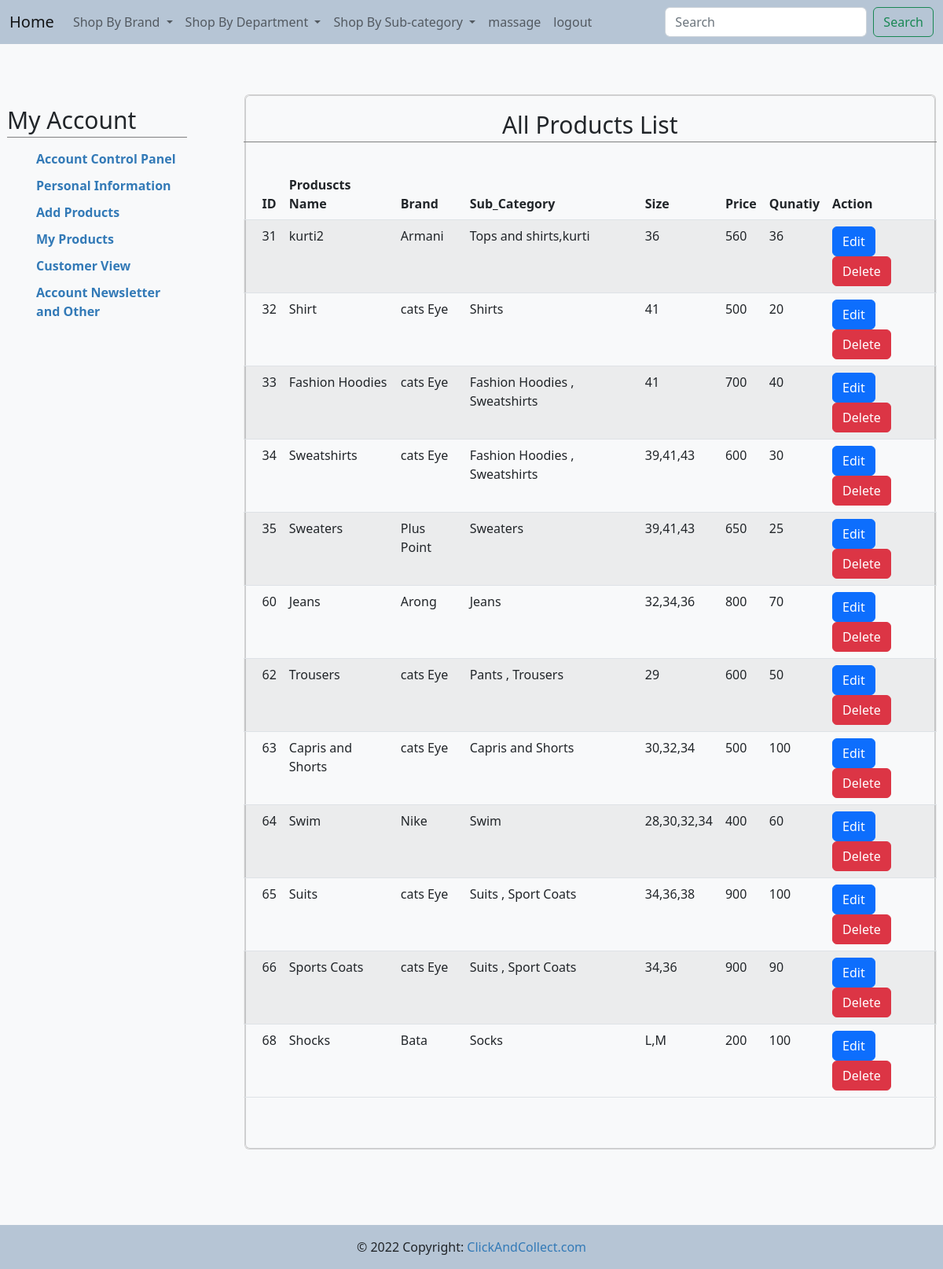
Page /seller/allproducts.php (signed in) on the earlier database version.
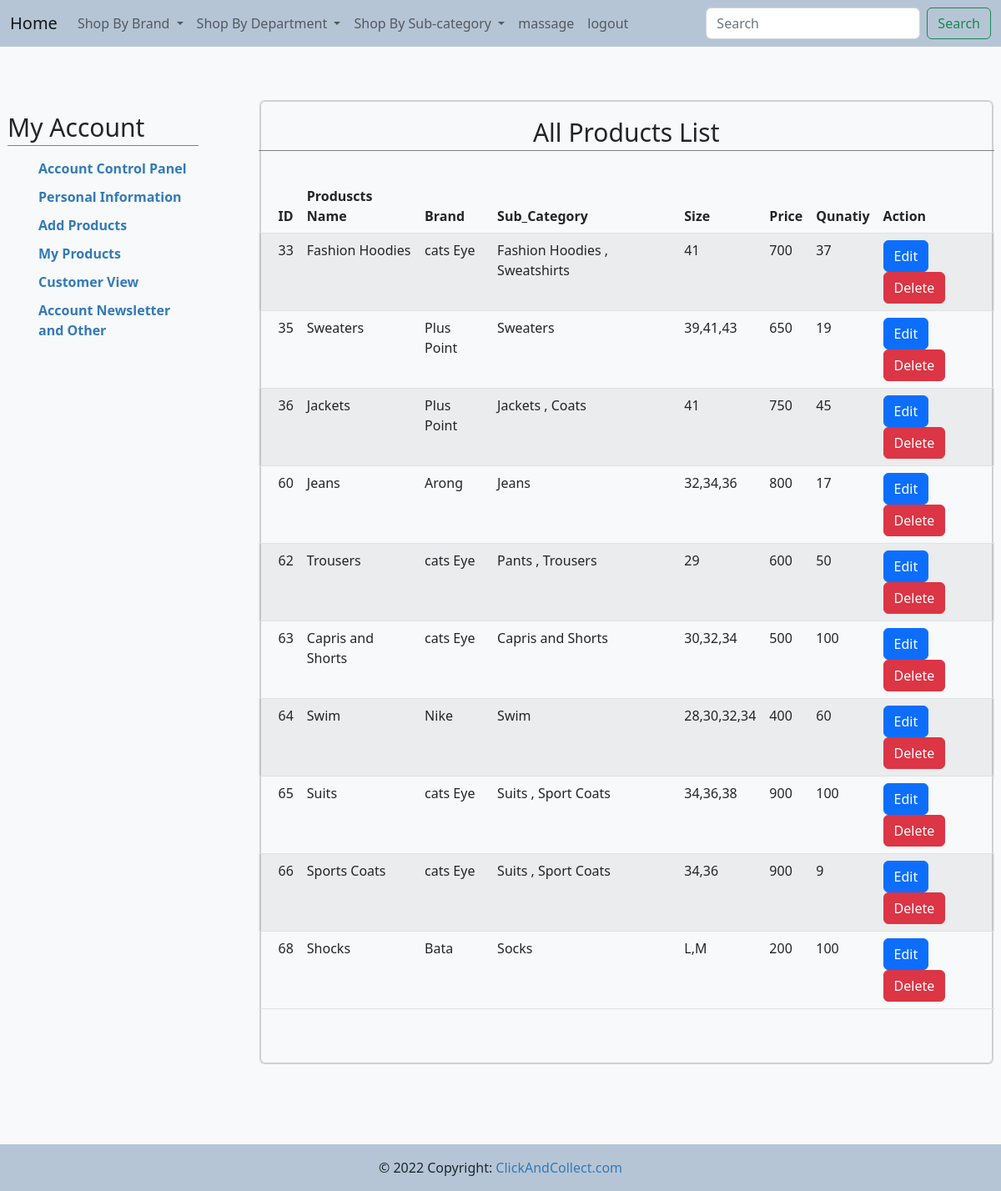
Same page on the later database version.
### tables this page shows
CREATE TABLE IF NOT EXISTS `products` (
  `p_id` int(11) NOT NULL AUTO_INCREMENT,
  `name` varchar(100) DEFAULT NULL,
  `b_id` int(11) DEFAULT NULL,
  `sub_id` int(11) DEFAULT NULL,
  `s_id` int(11) NOT NULL,
  `size` varchar(100) DEFAULT NULL,
  `description` varchar(200) DEFAULT NULL,
  `prev_price` varchar(255) NOT NULL,
  `price` double DEFAULT NULL,
  `quantity` int(11) DEFAULT NULL,
  `status` int(11) NOT NULL,
  PRIMARY KEY (`p_id`),
  KEY `FK_brand1` (`b_id`),
  KEY `FK_catagory1` (`sub_id`),
  KEY `FK_seller` (`s_id`)
);

CREATE TABLE IF NOT EXISTS `brand` (
  `b_id` int(11) NOT NULL AUTO_INCREMENT,
  `name` varchar(100) DEFAULT NULL,
  PRIMARY KEY (`b_id`)
);

CREATE TABLE IF NOT EXISTS `sub_category` (
  `sub_id` int(11) NOT NULL AUTO_INCREMENT,
  `name` varchar(100) DEFAULT NULL,
  `cat_id` int(11) DEFAULT NULL,
  PRIMARY KEY (`sub_id`),
  KEY `FK_catagory` (`cat_id`)
);

### seller/allproducts.php (the view, shortened to what this page needs)
<?php include 'include/sellerauth.php';
      $sellerid = $_SESSION['id'];
 ?>
<!DOCTYPE html>
<html lang="en">
<head>
        <link href="https://cdn.jsdelivr.net/npm/bootstrap@5.2.1/dist/css/bootstrap.min.css" rel="stylesheet">
        <link rel="stylesheet" href="https://cdn.datatables.net/1.12.1/css/jquery.dataTables.min.css">
        <link href="include/style.css" rel="stylesheet" />
</head>
<body>
<div class="b">
    <?php include 'include/navbar.php' ?>
</div>
<div class="account-page">
<div class="container-fluid">
<div class="row">
<div class="col-md-3 pad">
    <?php include 'include/sidebar.php' ?>
</div>
    <div class="col-md-9">
        <div class="mt-1 card">
            <div class="card bg-light text-dark">
                <div class="row">
                    <div class="col-md-12 mt-0 mb-5 ml-1">
                        <h2 class="text-center">All  Products List</h2>
                        <br>
                        <table class="table table-striped" id = "allproducts">
                        <thead>
                        <tr>
                            <th></th>
                            <th>ID</th>
                            <th>Produscts Name</th>
                            <th>Brand</th>
                            <th>Sub_Category</th>
                            <th>Size</th>
                            <th>Price</th>
                            <th>Qunatiy</th>
                            <th>Action</th>
                        </tr>
                        </thead>
                        <tbody>
                        <?php
                            include 'include/connection.php';
                            $query = "select * from products where status='1' and s_id=$sellerid";
                            $table = mysqli_query($con,$query);
                            while($row = mysqli_fetch_array($table)){
                        ?>
                        <tr>
                        <td></td>
                                <td><?php echo $row['p_id'];?></td>
                                <td><?php echo $row['name']; ?></td>
                                <?php
                                    $id =  $row['b_id'];
                                    $query1 = "select * from brand where b_id= $id";
                                    $table1 = mysqli_query($con,$query1);
                                    $row1 = mysqli_fetch_array($table1)
                                ?>
                                <td><?php echo $row1['name'];?></td>
                                <?php
                                    $id =  $row['sub_id'];
                                    $query3 = "select * from sub_category where sub_id= $id";
                                    $table3 = mysqli_query($con,$query3);
                                    $row3 = mysqli_fetch_array($table3);
                                ?>
                                <td><?php echo $row3['name'];?></td>
                                <td><?php echo $row['size'];?></td>
                                <td><?php echo $row['price'];?></td>
                                <td><?php echo $row['quantity'];?></td>
                                <td>
                                    <a class = "btn btn-primary" href ="update_product.php?id=<?php  echo $row['p_id']?>">Edit</a>
                                    <a class="btn btn-danger" data-bs-toggle="modal" data-bs-target="#myModal<?php echo $row['p_id'];?>">Delete</a>
                                </td>
                            </tr>
                            <?php } ?>
                        </tbody>
                    </table>
                    </div>
                </div>
            </div>
        </div>
    </div>
</div>
</div>
</div>
<div class="bot">
   <?php include 'include/footer.php' ?>
</div>
</body>
</html>

Differences in the rows shown:
no longer on this page (row edited): products: p_id "31", name "kurti2", b.name "Armani", sub.name "Tops and shirts,kurti", size "36", price "560", quantity "36"
no longer on this page (row edited): products: p_id "32", name "Shirt", b.name "cats Eye", sub.name "Shirts", size "41", price "500", quantity "20"
no longer on this page (row edited): products: p_id "34", name "Sweatshirts", b.name "cats Eye", sub.name "Fashion Hoodies , Sweatshirts", size "39,41,43", price "600", quantity "30"
changed products "Fashion Hoodies": quantity "40" → "37"
changed products "Sweaters": quantity "25" → "19"
now on this page (row edited): products: p_id "36", name "Jackets", b.name "Plus Point", sub.name "Jackets , Coats", size "41", price "750", quantity "45"
changed products "Jeans": quantity "70" → "17"
changed products "Sports Coats": quantity "90" → "9"
